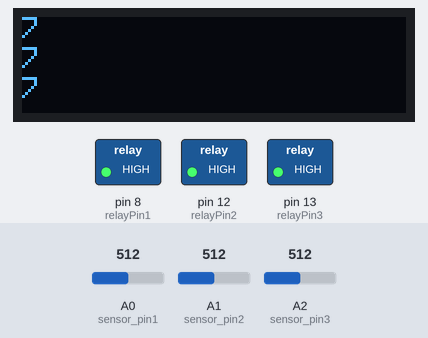
A sketch run on a simulated Arduino Uno, built with avr-gcc and run on an emulated ATmega328P. On the bench: 128×32 one-colour display, switched loads named in the sketch (green lamp = pin HIGH). The inputs (shaded band) are chosen by the test bench; at power-on: A0 (sensor_pin1) = 512, A1 (sensor_pin2) = 512, A2 (sensor_pin3) = 512. What the sketch prints to the serial monitor is not drawn.

Above: at 1.3 s.
1.4 s: A0 (sensor_pin1) set to 450
At 3.0 s:
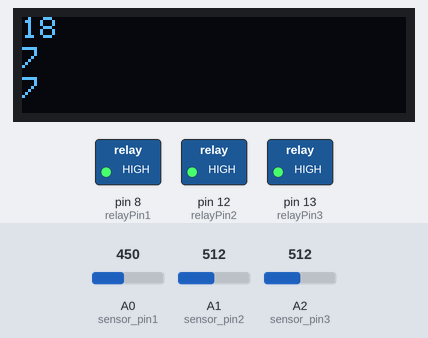
3.5 s: A0 (sensor_pin1) set to 426
At 5.3 s:
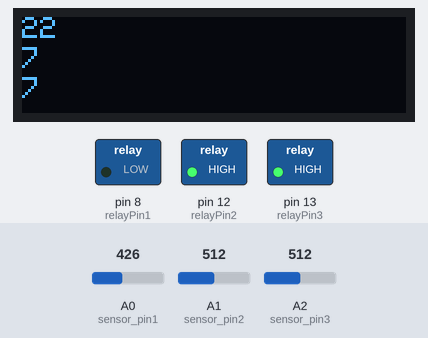
5.6 s: A1 (sensor_pin2) set to 451
At 6.7 s:
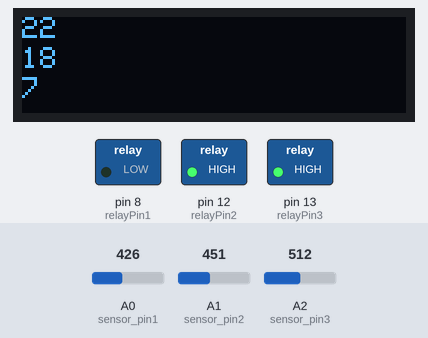
7.7 s: A1 (sensor_pin2) set to 426
At 9.2 s:
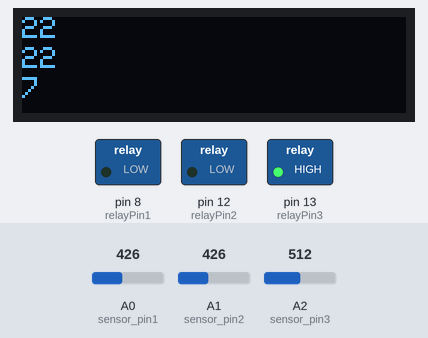
9.7 s: A2 (sensor_pin3) set to 457
At 11.5 s:
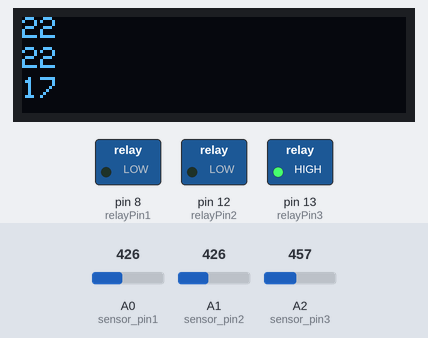
11.8 s: A2 (sensor_pin3) set to 427
At 13.0 s:
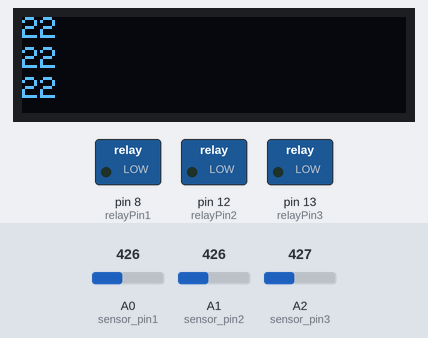
Timing chart, 0 to 14.8 s (numbered marks = the images above; inputs shaded):
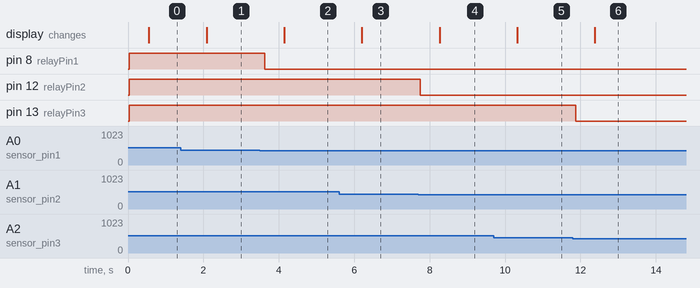

Measured:
- the behaviour switches between 443 and 442 on A0 (sensor_pin1) (found by bisection; images 1 and 2)
- the behaviour switches between 443 and 442 on A1 (sensor_pin2) (found by bisection; images 3 and 4)
- the behaviour switches between 443 and 442 on A2 (sensor_pin3) (found by bisection; images 5 and 6)
- after the input at 1.4 s, the display: changes after 0.69 s (image 1)
- after the input at 3.5 s, pin 8 (relayPin1): HIGH → LOW after 0.13 s; the display: changes after 0.65 s (image 2)
- after the input at 5.6 s, the display: changes after 0.61 s (image 3)
- after the input at 7.7 s, pin 12 (relayPin2): HIGH → LOW after 0.05 s; the display: changes after 0.56 s (image 4)
- after the input at 9.7 s, the display: changes after 0.62 s (image 5)
- after the input at 11.8 s, pin 13 (relayPin3): HIGH → LOW after 0.07 s; the display: changes after 0.58 s (image 6)

The sketch:

Automatic_Water_Irrigation_System.ino
```cpp
// Header Files
#include <Wire.h>
#include <Adafruit_GFX.h>
#include <Adafruit_SSD1306.h>
// Variables
#define screen_width 128
#define screen_height 32

Adafruit_SSD1306 display(screen_width, screen_height);

// 1 variables
int relayPin1 = 8;
int sensor_pin1 = A0;
int output_value1;
// 2 variable
int relayPin2 = 12;
int sensor_pin2 = A1;
int output_value2;
// 3 variable
int relayPin3 = 13;
int sensor_pin3 = A2;
int output_value3;
// Bread board
int relayPin4 = 7;

void setup()
{
  SetInputAndOutput_setup();
  delay(0);
}
void loop()
{
  WaterIrrigation_Loop();
  Display_Loop();
}
void WaterIrrigation_Loop()
{
  // 1 value input
  output_value1 = analogRead(sensor_pin1);
  output_value1 = map(output_value1, 550, 10, 0, 100);
  // 2 value input
  output_value2 = analogRead(sensor_pin2);
  output_value2 = map(output_value2, 550, 10, 0, 100);
  // 3 value input
  output_value3 = analogRead(sensor_pin3);
  output_value3 = map(output_value3, 550, 10, 0, 100);

  Serial.print(output_value1);
  Serial.print("|");
  Serial.print(output_value2);
  Serial.print("|");
  Serial.print(output_value3);
  Serial.println("|");

  // 1
  if (output_value1 < 20)
  {
    digitalWrite(relayPin1, HIGH);
  }
  else
  {
    digitalWrite(relayPin1, LOW);
  }
  // 2
  if (output_value2 < 20)
  {
    digitalWrite(relayPin2, HIGH);
  }
  else
  {
    digitalWrite(relayPin2, LOW);
  }
  // 3
  if (output_value3 < 20)
  {
    digitalWrite(relayPin3, HIGH);
  }
  else
  {
    digitalWrite(relayPin3, LOW);
  }
  if (output_value1 < 20 || output_value2 < 20 || output_value3 < 20)
  {
    digitalWrite(relayPin4, HIGH);
  }
  else
  {
    digitalWrite(relayPin4, LOW);
  }

  delay(500);
}
void Display_Loop()
{
  display.clearDisplay();
  display.setTextSize(1);
  display.setTextColor(SSD1306_WHITE);
  display.setCursor(0, 0);
  display.println(output_value1);
  display.setCursor(0, 10);
  display.println(output_value2);
  display.setCursor(0, 20);
  display.println(output_value3);
  display.display();
}
void SetInputAndOutput_setup()
{
  display.begin(SSD1306_SWITCHCAPVCC, 0x3C);
  Serial.begin(9600);

  // 1 input and output
  pinMode(relayPin1, OUTPUT);
  pinMode(sensor_pin1, INPUT);
  // 2 input and output
  pinMode(relayPin2, OUTPUT);
  pinMode(sensor_pin2, INPUT);
  // 3 input and output
  pinMode(relayPin3, OUTPUT);
  pinMode(sensor_pin3, INPUT);
}
```
